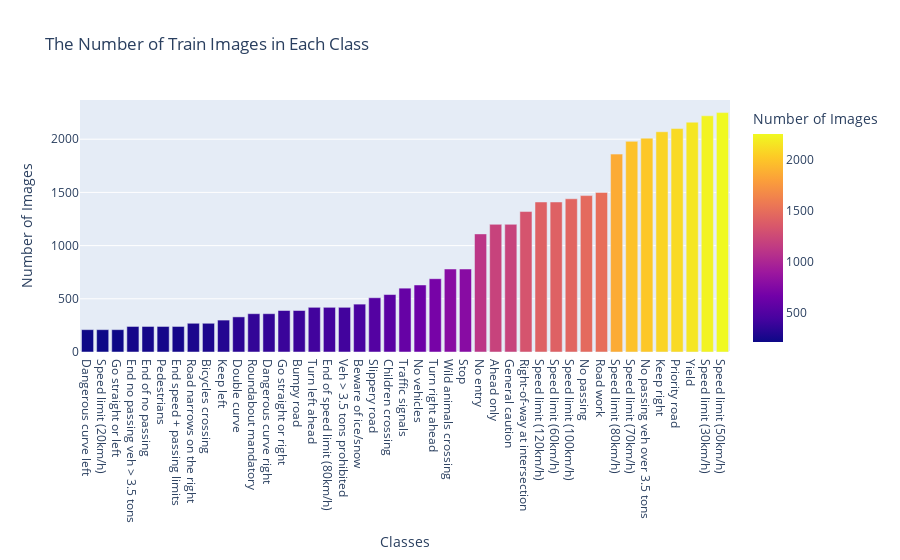
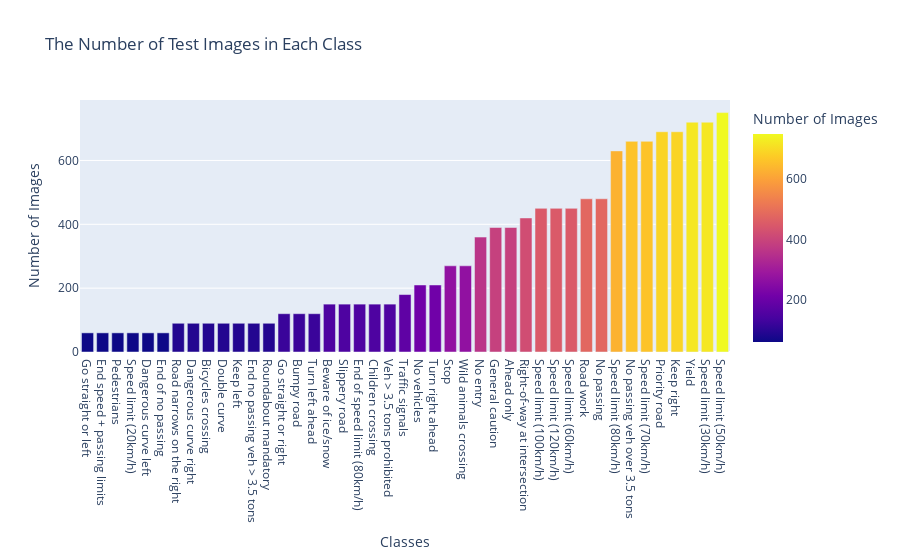

These figures' notebook cell, in order:
### Code cell
plot_bar_chart_classes(train_df, classes, "Train")
plot_bar_chart_classes(test_df, classes, "Test")

### Figure 1 — Plotly figure (JSON) as saved in the notebook; plotly's stock layout.template omitted (floating-point values rounded to 4 significant figures)
{"data": [{"alignmentgroup": "True", "hovertemplate": "Classes=%{x}<br>Number of Images=%{marker.color}<extra></extra>", "legendgroup": "", "marker": {"color": [210, 210, 210, 240, 240, 240, 240, 270, 270, 300, 330, 360, 360, 390, 390, 420, 420, 420, 450, 510, 540, 600, 630, 689, 780, 780, 1110, 1200, 1200, 1320, 1410, 1410, 1440, 1470, 1500, 1860, 1980, 2010, 2070, 2100, 2160, 2220, 2250], "coloraxis": "coloraxis", "pattern": {"shape": ""}}, "name": "", "offsetgroup": "", "orientation": "v", "showlegend": false, "textposition": "auto", "type": "bar", "x": ["Dangerous curve left", "Speed limit (20km/h)", "Go straight or left", "End no passing veh > 3.5 tons", "End of no passing", "Pedestrians", "End speed + passing limits", "Road narrows on the right", "Bicycles crossing", "Keep left", "Double curve", "Roundabout mandatory", "Dangerous curve right", "Go straight or right", "Bumpy road", "Turn left ahead", "End of speed limit (80km/h)", "Veh > 3.5 tons prohibited", "Beware of ice/snow", "Slippery road", "Children crossing", "Traffic signals", "No vehicles", "Turn right ahead", "Wild animals crossing", "Stop", "No entry", "Ahead only", "General caution", "Right-of-way at intersection", "Speed limit (120km/h)", "Speed limit (60km/h)", "Speed limit (100km/h)", "No passing", "Road work", "Speed limit (80km/h)", "Speed limit (70km/h)", "No passing veh over 3.5 tons", "Keep right", "Priority road", "Yield", "Speed limit (30km/h)", "Speed limit (50km/h)"], "xaxis": "x", "y": [210, 210, 210, 240, 240, 240, 240, 270, 270, 300, 330, 360, 360, 390, 390, 420, 420, 420, 450, 510, 540, 600, 630, 689, 780, 780, 1110, 1200, 1200, 1320, 1410, 1410, 1440, 1470, 1500, 1860, 1980, 2010, 2070, 2100, 2160, 2220, 2250], "yaxis": "y"}], "layout": {"barmode": "relative", "coloraxis": {"colorbar": {"title": {"text": "Number of Images"}}, "colorscale": [[0, "#0d0887"], [0.1111, "#46039f"], [0.2222, "#7201a8"], [0.3333, "#9c179e"], [0.4444, "#bd3786"], [0.5556, "#d8576b"], [0.6667, "#ed7953"], [0.7778, "#fb9f3a"], [0.8889, "#fdca26"], [1, "#f0f921"]]}, "legend": {"tracegroupgap": 0}, "title": {"text": "The Number of Train Images in Each Class"}, "xaxis": {"anchor": "y", "domain": [0, 1], "title": {"text": "Classes"}}, "yaxis": {"anchor": "x", "domain": [0, 1], "title": {"text": "Number of Images"}}}}

### Figure 2 — Plotly figure (JSON) as saved in the notebook; plotly's stock layout.template omitted (floating-point values rounded to 4 significant figures)
{"data": [{"alignmentgroup": "True", "hovertemplate": "Classes=%{x}<br>Number of Images=%{marker.color}<extra></extra>", "legendgroup": "", "marker": {"color": [60, 60, 60, 60, 60, 60, 90, 90, 90, 90, 90, 90, 90, 120, 120, 120, 150, 150, 150, 150, 150, 180, 210, 210, 270, 270, 360, 390, 390, 420, 450, 450, 450, 480, 480, 630, 660, 660, 690, 690, 720, 720, 750], "coloraxis": "coloraxis", "pattern": {"shape": ""}}, "name": "", "offsetgroup": "", "orientation": "v", "showlegend": false, "textposition": "auto", "type": "bar", "x": ["Go straight or left", "End speed + passing limits", "Pedestrians", "Speed limit (20km/h)", "Dangerous curve left", "End of no passing", "Road narrows on the right", "Dangerous curve right", "Bicycles crossing", "Double curve", "Keep left", "End no passing veh > 3.5 tons", "Roundabout mandatory", "Go straight or right", "Bumpy road", "Turn left ahead", "Beware of ice/snow", "Slippery road", "End of speed limit (80km/h)", "Children crossing", "Veh > 3.5 tons prohibited", "Traffic signals", "No vehicles", "Turn right ahead", "Stop", "Wild animals crossing", "No entry", "General caution", "Ahead only", "Right-of-way at intersection", "Speed limit (100km/h)", "Speed limit (120km/h)", "Speed limit (60km/h)", "Road work", "No passing", "Speed limit (80km/h)", "No passing veh over 3.5 tons", "Speed limit (70km/h)", "Priority road", "Keep right", "Yield", "Speed limit (30km/h)", "Speed limit (50km/h)"], "xaxis": "x", "y": [60, 60, 60, 60, 60, 60, 90, 90, 90, 90, 90, 90, 90, 120, 120, 120, 150, 150, 150, 150, 150, 180, 210, 210, 270, 270, 360, 390, 390, 420, 450, 450, 450, 480, 480, 630, 660, 660, 690, 690, 720, 720, 750], "yaxis": "y"}], "layout": {"barmode": "relative", "coloraxis": {"colorbar": {"title": {"text": "Number of Images"}}, "colorscale": [[0, "#0d0887"], [0.1111, "#46039f"], [0.2222, "#7201a8"], [0.3333, "#9c179e"], [0.4444, "#bd3786"], [0.5556, "#d8576b"], [0.6667, "#ed7953"], [0.7778, "#fb9f3a"], [0.8889, "#fdca26"], [1, "#f0f921"]]}, "legend": {"tracegroupgap": 0}, "title": {"text": "The Number of Test Images in Each Class"}, "xaxis": {"anchor": "y", "domain": [0, 1], "title": {"text": "Classes"}}, "yaxis": {"anchor": "x", "domain": [0, 1], "title": {"text": "Number of Images"}}}}
